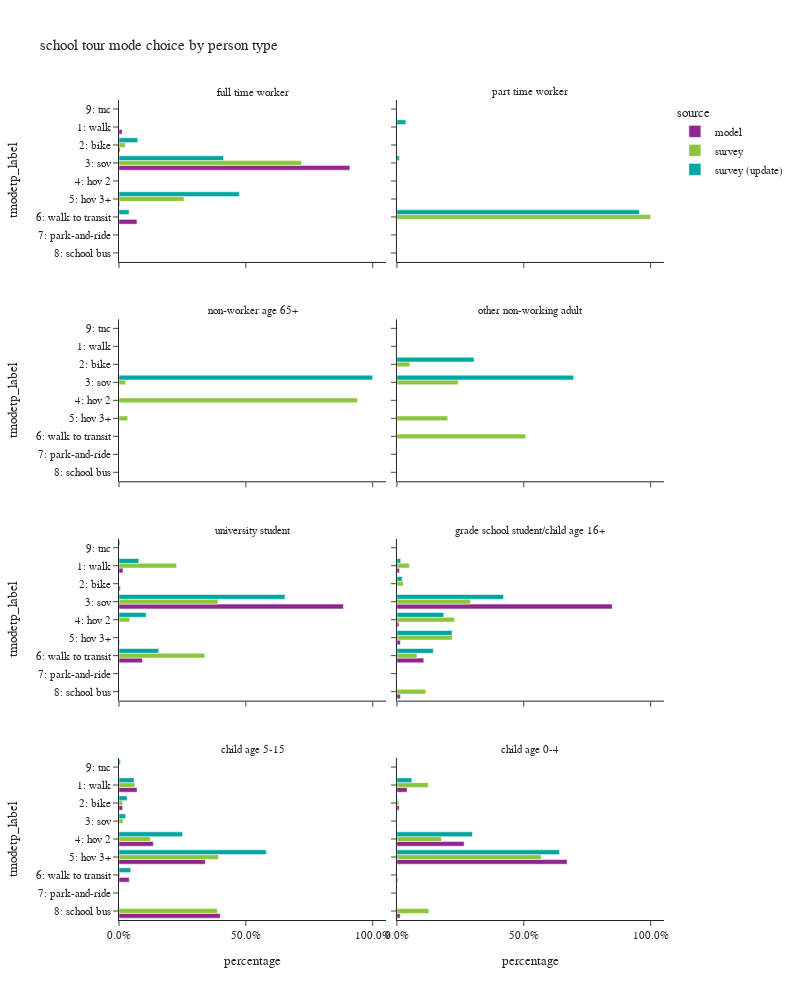

Notebook code cell kept with this figure:
### Code cell
plot_mode_choice(sc_tour,"pptyp_label",
                 {"pptyp_label":["full time worker","part time worker","non-worker age 65+","other non-working adult",
                                 "university student","grade school student/child age 16+","child age 5-15","child age 0-4"],
                  "tmodetp_label":["1: walk","2: bike","3: sov","4: hov 2","5: hov 3+","6: walk to transit",
                                   "7: park-and-ride","8: school bus","9: other–survey only"]},
                 "person type",2,1000)

### Figure 1 — Plotly figure (JSON) as saved in the notebook; plotly's stock layout.template omitted (floating-point values rounded to 4 significant figures)
{"data": [{"alignmentgroup": "True", "customdata": [[14], [5], [1029], [3], [80]], "hovertemplate": "source=model<br>pptyp_label=full time worker<br>percentage=%{x}<br>tmodetp_label=%{y}<br>sample count=%{customdata[0]}<extra></extra>", "legendgroup": "model", "marker": {"color": "#91268F", "pattern": {"shape": ""}}, "name": "model", "offsetgroup": "model", "orientation": "h", "showlegend": true, "textposition": "auto", "type": "bar", "x": [0.01238, 0.004421, 0.9098, 0.002653, 0.07073], "xaxis": "x7", "y": ["1: walk", "2: bike", "3: sov", "5: hov 3+", "6: walk to transit"], "yaxis": "y7"}, {"alignmentgroup": "True", "customdata": [[722], [234], [40459], [2], [103], [4220], [1]], "hovertemplate": "source=model<br>pptyp_label=university student<br>percentage=%{x}<br>tmodetp_label=%{y}<br>sample count=%{customdata[0]}<extra></extra>", "legendgroup": "model", "marker": {"color": "#91268F", "pattern": {"shape": ""}}, "name": "model", "offsetgroup": "model", "orientation": "h", "showlegend": false, "textposition": "auto", "type": "bar", "x": [0.01578, 0.005116, 0.8845, 4.372e-05, 0.002252, 0.09226, 2.186e-05], "xaxis": "x3", "y": ["1: walk", "2: bike", "3: sov", "4: hov 2", "5: hov 3+", "6: walk to transit", "8: school bus"], "yaxis": "y3"}, {"alignmentgroup": "True", "customdata": [[182], [21], [15723], [144], [251], [1960], [252]], "hovertemplate": "source=model<br>pptyp_label=grade school student/child age 16+<br>percentage=%{x}<br>tmodetp_label=%{y}<br>sample count=%{customdata[0]}<extra></extra>", "legendgroup": "model", "marker": {"color": "#91268F", "pattern": {"shape": ""}}, "name": "model", "offsetgroup": "model", "orientation": "h", "showlegend": false, "textposition": "auto", "type": "bar", "x": [0.00982, 0.001133, 0.8484, 0.00777, 0.01354, 0.1058, 0.0136], "xaxis": "x4", "y": ["1: walk", "2: bike", "3: sov", "4: hov 2", "5: hov 3+", "6: walk to transit", "8: school bus"], "yaxis": "y4"}, {"alignmentgroup": "True", "customdata": [[28346], [5720], [53888], [135541], [16067], [158854], [5]], "hovertemplate": "source=model<br>pptyp_label=child age 5-15<br>percentage=%{x}<br>tmodetp_label=%{y}<br>sample count=%{customdata[0]}<extra></extra>", "legendgroup": "model", "marker": {"color": "#91268F", "pattern": {"shape": ""}}, "name": "model", "offsetgroup": "model", "orientation": "h", "showlegend": false, "textposition": "auto", "type": "bar", "x": [0.07115, 0.01436, 0.1353, 0.3402, 0.04033, 0.3987, 1.255e-05], "xaxis": "x", "y": ["1: walk", "2: bike", "4: hov 2", "5: hov 3+", "6: walk to transit", "8: school bus", "9: tnc"], "yaxis": "y"}, {"alignmentgroup": "True", "customdata": [[1947], [428], [12934], [32740], [148], [622], [1]], "hovertemplate": "source=model<br>pptyp_label=child age 0-4<br>percentage=%{x}<br>tmodetp_label=%{y}<br>sample count=%{customdata[0]}<extra></extra>", "legendgroup": "model", "marker": {"color": "#91268F", "pattern": {"shape": ""}}, "name": "model", "offsetgroup": "model", "orientation": "h", "showlegend": false, "textposition": "auto", "type": "bar", "x": [0.03988, 0.008767, 0.2649, 0.6706, 0.003032, 0.01274, 2.048e-05], "xaxis": "x2", "y": ["1: walk", "2: bike", "4: hov 2", "5: hov 3+", "6: walk to transit", "8: school bus", "9: tnc"], "yaxis": "y2"}, {"alignmentgroup": "True", "customdata": [[1], [2], [3]], "hovertemplate": "source=survey<br>pptyp_label=full time worker<br>percentage=%{x}<br>tmodetp_label=%{y}<br>sample count=%{customdata[0]}<extra></extra>", "legendgroup": "survey", "marker": {"color": "#8CC63E", "pattern": {"shape": ""}}, "name": "survey", "offsetgroup": "survey", "orientation": "h", "showlegend": true, "textposition": "auto", "type": "bar", "x": [0.02438, 0.719, 0.2566], "xaxis": "x7", "y": ["2: bike", "3: sov", "5: hov 3+"], "yaxis": "y7"}, {"alignmentgroup": "True", "customdata": [[1]], "hovertemplate": "source=survey<br>pptyp_label=part time worker<br>percentage=%{x}<br>tmodetp_label=%{y}<br>sample count=%{customdata[0]}<extra></extra>", "legendgroup": "survey", "marker": {"color": "#8CC63E", "pattern": {"shape": ""}}, "name": "survey", "offsetgroup": "survey", "orientation": "h", "showlegend": false, "textposition": "auto", "type": "bar", "x": [1.0], "xaxis": "x8", "y": ["6: walk to transit"], "yaxis": "y8"}, {"alignmentgroup": "True", "customdata": [[1], [2], [1]], "hovertemplate": "source=survey<br>pptyp_label=non-worker age 65+<br>percentage=%{x}<br>tmodetp_label=%{y}<br>sample count=%{customdata[0]}<extra></extra>", "legendgroup": "survey", "marker": {"color": "#8CC63E", "pattern": {"shape": ""}}, "name": "survey", "offsetgroup": "survey", "orientation": "h", "showlegend": false, "textposition": "auto", "type": "bar", "x": [0.02564, 0.94, 0.03435], "xaxis": "x5", "y": ["3: sov", "4: hov 2", "5: hov 3+"], "yaxis": "y5"}, {"alignmentgroup": "True", "customdata": [[1], [3], [2], [1]], "hovertemplate": "source=survey<br>pptyp_label=other non-working adult<br>percentage=%{x}<br>tmodetp_label=%{y}<br>sample count=%{customdata[0]}<extra></extra>", "legendgroup": "survey", "marker": {"color": "#8CC63E", "pattern": {"shape": ""}}, "name": "survey", "offsetgroup": "survey", "orientation": "h", "showlegend": false, "textposition": "auto", "type": "bar", "x": [0.05093, 0.2413, 0.2001, 0.5076], "xaxis": "x6", "y": ["2: bike", "3: sov", "5: hov 3+", "6: walk to transit"], "yaxis": "y6"}, {"alignmentgroup": "True", "customdata": [[11], [10], [1], [19], [1]], "hovertemplate": "source=survey<br>pptyp_label=university student<br>percentage=%{x}<br>tmodetp_label=%{y}<br>sample count=%{customdata[0]}<extra></extra>", "legendgroup": "survey", "marker": {"color": "#8CC63E", "pattern": {"shape": ""}}, "name": "survey", "offsetgroup": "survey", "orientation": "h", "showlegend": false, "textposition": "auto", "type": "bar", "x": [0.2275, 0.3897, 0.04238, 0.3379, 0.00251], "xaxis": "x3", "y": ["1: walk", "3: sov", "4: hov 2", "6: walk to transit", "8: school bus"], "yaxis": "y3"}, {"alignmentgroup": "True", "customdata": [[4], [3], [22], [8], [13], [11], [11]], "hovertemplate": "source=survey<br>pptyp_label=grade school student/child age 16+<br>percentage=%{x}<br>tmodetp_label=%{y}<br>sample count=%{customdata[0]}<extra></extra>", "legendgroup": "survey", "marker": {"color": "#8CC63E", "pattern": {"shape": ""}}, "name": "survey", "offsetgroup": "survey", "orientation": "h", "showlegend": false, "textposition": "auto", "type": "bar", "x": [0.04905, 0.02503, 0.2893, 0.2261, 0.2178, 0.07904, 0.1137], "xaxis": "x4", "y": ["1: walk", "2: bike", "3: sov", "4: hov 2", "5: hov 3+", "6: walk to transit", "8: school bus"], "yaxis": "y4"}, {"alignmentgroup": "True", "customdata": [[39], [14], [4], [53], [136], [14], [137]], "hovertemplate": "source=survey<br>pptyp_label=child age 5-15<br>percentage=%{x}<br>tmodetp_label=%{y}<br>sample count=%{customdata[0]}<extra></extra>", "legendgroup": "survey", "marker": {"color": "#8CC63E", "pattern": {"shape": ""}}, "name": "survey", "offsetgroup": "survey", "orientation": "h", "showlegend": false, "textposition": "auto", "type": "bar", "x": [0.06236, 0.01438, 0.01569, 0.1235, 0.3919, 0.004593, 0.3876], "xaxis": "x", "y": ["1: walk", "2: bike", "3: sov", "4: hov 2", "5: hov 3+", "6: walk to transit", "8: school bus"], "yaxis": "y"}, {"alignmentgroup": "True", "customdata": [[8], [5], [30], [38], [2]], "hovertemplate": "source=survey<br>pptyp_label=child age 0-4<br>percentage=%{x}<br>tmodetp_label=%{y}<br>sample count=%{customdata[0]}<extra></extra>", "legendgroup": "survey", "marker": {"color": "#8CC63E", "pattern": {"shape": ""}}, "name": "survey", "offsetgroup": "survey", "orientation": "h", "showlegend": false, "textposition": "auto", "type": "bar", "x": [0.1237, 0.007253, 0.1753, 0.5682, 0.1257], "xaxis": "x2", "y": ["1: walk", "2: bike", "4: hov 2", "5: hov 3+", "8: school bus"], "yaxis": "y2"}, {"alignmentgroup": "True", "customdata": [[1], [1], [1], [1]], "hovertemplate": "source=survey (update)<br>pptyp_label=full time worker<br>percentage=%{x}<br>tmodetp_label=%{y}<br>sample count=%{customdata[0]}<extra></extra>", "legendgroup": "survey (update)", "marker": {"color": "#00A7A0", "pattern": {"shape": ""}}, "name": "survey (update)", "offsetgroup": "survey (update)", "orientation": "h", "showlegend": true, "textposition": "auto", "type": "bar", "x": [0.07385, 0.412, 0.4745, 0.0396], "xaxis": "x7", "y": ["2: bike", "3: sov", "5: hov 3+", "6: walk to transit"], "yaxis": "y7"}, {"alignmentgroup": "True", "customdata": [[1], [1], [1]], "hovertemplate": "source=survey (update)<br>pptyp_label=part time worker<br>percentage=%{x}<br>tmodetp_label=%{y}<br>sample count=%{customdata[0]}<extra></extra>", "legendgroup": "survey (update)", "marker": {"color": "#00A7A0", "pattern": {"shape": ""}}, "name": "survey (update)", "offsetgroup": "survey (update)", "orientation": "h", "showlegend": false, "textposition": "auto", "type": "bar", "x": [0.03512, 0.0097, 0.9552], "xaxis": "x8", "y": ["1: walk", "3: sov", "6: walk to transit"], "yaxis": "y8"}, {"alignmentgroup": "True", "customdata": [[1]], "hovertemplate": "source=survey (update)<br>pptyp_label=non-worker age 65+<br>percentage=%{x}<br>tmodetp_label=%{y}<br>sample count=%{customdata[0]}<extra></extra>", "legendgroup": "survey (update)", "marker": {"color": "#00A7A0", "pattern": {"shape": ""}}, "name": "survey (update)", "offsetgroup": "survey (update)", "orientation": "h", "showlegend": false, "textposition": "auto", "type": "bar", "x": [1.0], "xaxis": "x5", "y": ["3: sov"], "yaxis": "y5"}, {"alignmentgroup": "True", "customdata": [[1], [2]], "hovertemplate": "source=survey (update)<br>pptyp_label=other non-working adult<br>percentage=%{x}<br>tmodetp_label=%{y}<br>sample count=%{customdata[0]}<extra></extra>", "legendgroup": "survey (update)", "marker": {"color": "#00A7A0", "pattern": {"shape": ""}}, "name": "survey (update)", "offsetgroup": "survey (update)", "orientation": "h", "showlegend": false, "textposition": "auto", "type": "bar", "x": [0.3038, 0.6962], "xaxis": "x6", "y": ["2: bike", "3: sov"], "yaxis": "y6"}, {"alignmentgroup": "True", "customdata": [[13], [13], [2], [21], [1]], "hovertemplate": "source=survey (update)<br>pptyp_label=university student<br>percentage=%{x}<br>tmodetp_label=%{y}<br>sample count=%{customdata[0]}<extra></extra>", "legendgroup": "survey (update)", "marker": {"color": "#00A7A0", "pattern": {"shape": ""}}, "name": "survey (update)", "offsetgroup": "survey (update)", "orientation": "h", "showlegend": false, "textposition": "auto", "type": "bar", "x": [0.07789, 0.6549, 0.1069, 0.1564, 0.003907], "xaxis": "x3", "y": ["1: walk", "3: sov", "4: hov 2", "6: walk to transit", "9: tnc"], "yaxis": "y3"}, {"alignmentgroup": "True", "customdata": [[5], [3], [21], [10], [14], [13]], "hovertemplate": "source=survey (update)<br>pptyp_label=grade school student/child age 16+<br>percentage=%{x}<br>tmodetp_label=%{y}<br>sample count=%{customdata[0]}<extra></extra>", "legendgroup": "survey (update)", "marker": {"color": "#00A7A0", "pattern": {"shape": ""}}, "name": "survey (update)", "offsetgroup": "survey (update)", "orientation": "h", "showlegend": false, "textposition": "auto", "type": "bar", "x": [0.01446, 0.02049, 0.4201, 0.1846, 0.2171, 0.1433], "xaxis": "x4", "y": ["1: walk", "2: bike", "3: sov", "4: hov 2", "5: hov 3+", "6: walk to transit"], "yaxis": "y4"}, {"alignmentgroup": "True", "customdata": [[43], [12], [3], [72], [163], [14], [1]], "hovertemplate": "source=survey (update)<br>pptyp_label=child age 5-15<br>percentage=%{x}<br>tmodetp_label=%{y}<br>sample count=%{customdata[0]}<extra></extra>", "legendgroup": "survey (update)", "marker": {"color": "#00A7A0", "pattern": {"shape": ""}}, "name": "survey (update)", "offsetgroup": "survey (update)", "orientation": "h", "showlegend": false, "textposition": "auto", "type": "bar", "x": [0.0596, 0.03162, 0.02631, 0.2505, 0.5802, 0.0466, 0.005178], "xaxis": "x", "y": ["1: walk", "2: bike", "3: sov", "4: hov 2", "5: hov 3+", "6: walk to transit", "9: tnc"], "yaxis": "y"}, {"alignmentgroup": "True", "customdata": [[8], [3], [28], [34]], "hovertemplate": "source=survey (update)<br>pptyp_label=child age 0-4<br>percentage=%{x}<br>tmodetp_label=%{y}<br>sample count=%{customdata[0]}<extra></extra>", "legendgroup": "survey (update)", "marker": {"color": "#00A7A0", "pattern": {"shape": ""}}, "name": "survey (update)", "offsetgroup": "survey (update)", "orientation": "h", "showlegend": false, "textposition": "auto", "type": "bar", "x": [0.05886, 0.002361, 0.2978, 0.641], "xaxis": "x2", "y": ["1: walk", "2: bike", "4: hov 2", "5: hov 3+"], "yaxis": "y2"}], "layout": {"annotations": [{"font": {}, "showarrow": false, "text": "child age 5-15", "x": 0.245, "xanchor": "center", "xref": "paper", "y": 0.1975, "yanchor": "bottom", "yref": "paper"}, {"font": {}, "showarrow": false, "text": "child age 0-4", "x": 0.755, "xanchor": "center", "xref": "paper", "y": 0.1975, "yanchor": "bottom", "yref": "paper"}, {"font": {}, "showarrow": false, "text": "university student", "x": 0.245, "xanchor": "center", "xref": "paper", "y": 0.465, "yanchor": "bottom", "yref": "paper"}, {"font": {}, "showarrow": false, "text": "grade school student/child age 16+", "x": 0.755, "xanchor": "center", "xref": "paper", "y": 0.465, "yanchor": "bottom", "yref": "paper"}, {"font": {}, "showarrow": false, "text": "non-worker age 65+", "x": 0.245, "xanchor": "center", "xref": "paper", "y": 0.7325, "yanchor": "bottom", "yref": "paper"}, {"font": {}, "showarrow": false, "text": "other non-working adult", "x": 0.755, "xanchor": "center", "xref": "paper", "y": 0.7325, "yanchor": "bottom", "yref": "paper"}, {"font": {}, "showarrow": false, "text": "full time worker", "x": 0.245, "xanchor": "center", "xref": "paper", "y": 1.0, "yanchor": "bottom", "yref": "paper"}, {"font": {}, "showarrow": false, "text": "part time worker", "x": 0.755, "xanchor": "center", "xref": "paper", "y": 1.0, "yanchor": "bottom", "yref": "paper"}], "barmode": "group", "height": 1000, "legend": {"title": {"text": "source"}, "tracegroupgap": 0}, "title": {"text": "school tour mode choice by person type"}, "width": 800, "xaxis": {"anchor": "y", "domain": [0.0, 0.49], "tickformat": ".1%", "title": {"text": "percentage"}}, "xaxis2": {"anchor": "y2", "domain": [0.51, 1.0], "matches": "x", "tickformat": ".1%", "title": {"text": "percentage"}}, "xaxis3": {"anchor": "y3", "domain": [0.0, 0.49], "matches": "x", "showticklabels": false, "tickformat": ".1%"}, "xaxis4": {"anchor": "y4", "domain": [0.51, 1.0], "matches": "x", "showticklabels": false, "tickformat": ".1%"}, "xaxis5": {"anchor": "y5", "domain": [0.0, 0.49], "matches": "x", "showticklabels": false, "tickformat": ".1%"}, "xaxis6": {"anchor": "y6", "domain": [0.51, 1.0], "matches": "x", "showticklabels": false, "tickformat": ".1%"}, "xaxis7": {"anchor": "y7", "domain": [0.0, 0.49], "matches": "x", "showticklabels": false, "tickformat": ".1%"}, "xaxis8": {"anchor": "y8", "domain": [0.51, 1.0], "matches": "x", "showticklabels": false, "tickformat": ".1%"}, "yaxis": {"anchor": "x", "categoryarray": ["9: other–survey only", "8: school bus", "7: park-and-ride", "6: walk to transit", "5: hov 3+", "4: hov 2", "3: sov", "2: bike", "1: walk"], "categoryorder": "array", "domain": [0.0, 0.1975], "title": {"text": "tmodetp_label"}}, "yaxis2": {"anchor": "x2", "domain": [0.0, 0.1975], "matches": "y", "showticklabels": false}, "yaxis3": {"anchor": "x3", "categoryarray": ["9: other–survey only", "8: school bus", "7: park-and-ride", "6: walk to transit", "5: hov 3+", "4: hov 2", "3: sov", "2: bike", "1: walk"], "categoryorder": "array", "domain": [0.2675, 0.465], "matches": "y", "title": {"text": "tmodetp_label"}}, "yaxis4": {"anchor": "x4", "domain": [0.2675, 0.465], "matches": "y", "showticklabels": false}, "yaxis5": {"anchor": "x5", "categoryarray": ["9: other–survey only", "8: school bus", "7: park-and-ride", "6: walk to transit", "5: hov 3+", "4: hov 2", "3: sov", "2: bike", "1: walk"], "categoryorder": "array", "domain": [0.535, 0.7325], "matches": "y", "title": {"text": "tmodetp_label"}}, "yaxis6": {"anchor": "x6", "domain": [0.535, 0.7325], "matches": "y", "showticklabels": false}, "yaxis7": {"anchor": "x7", "categoryarray": ["9: other–survey only", "8: school bus", "7: park-and-ride", "6: walk to transit", "5: hov 3+", "4: hov 2", "3: sov", "2: bike", "1: walk"], "categoryorder": "array", "domain": [0.8025, 1.0], "matches": "y", "title": {"text": "tmodetp_label"}}, "yaxis8": {"anchor": "x8", "domain": [0.8025, 1.0], "matches": "y", "showticklabels": false}}}
